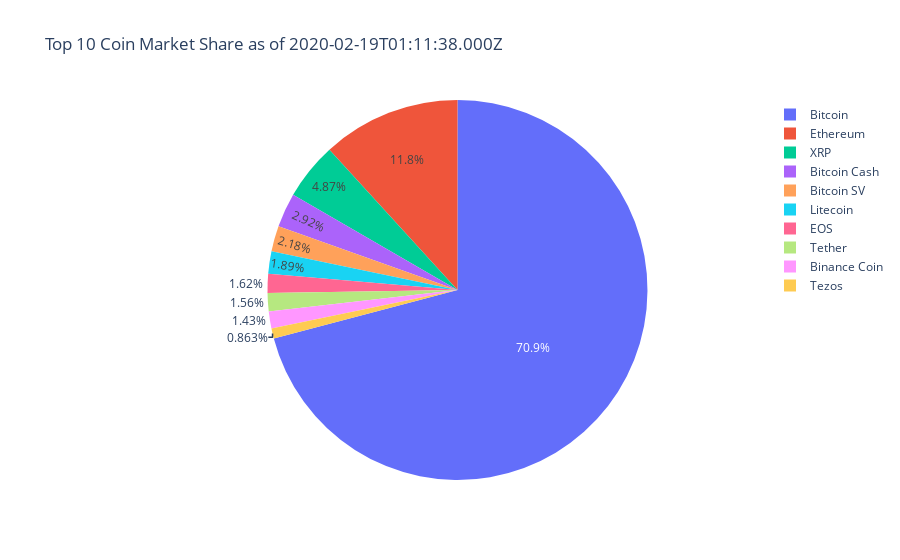

Source (notebook cell):
### Code cell
px.pie(df_marketshare, names='name', values='market_cap_usd', title='Top 10 Coin Market Share as of {}'.format(max(df_top10.timestamp)))

### Figure 1 — Plotly figure (JSON) as saved in the notebook; plotly's stock layout.template omitted (floating-point values rounded to 4 significant figures)
{"data": [{"domain": {"x": [0, 1], "y": [0, 1]}, "hoverlabel": {"namelength": 0}, "hovertemplate": "name=%{label}<br>market_cap_usd=%{value}", "labels": ["Bitcoin", "Ethereum", "XRP", "Bitcoin Cash", "Bitcoin SV", "Litecoin", "EOS", "Tether", "Binance Coin", "Tezos"], "legendgroup": "", "name": "", "showlegend": true, "type": "pie", "values": [184300000000.0, 30610000000.0, 12660000000.0, 7596000000.0, 5660000000.0, 4913000000.0, 4217000000.0, 4062000000.0, 3720000000.0, 2245000000.0]}], "layout": {"autosize": true, "legend": {"tracegroupgap": 0}, "title": {"text": "Top 10 Coin Market Share as of 2020-02-19T01:11:38.000Z"}}}
